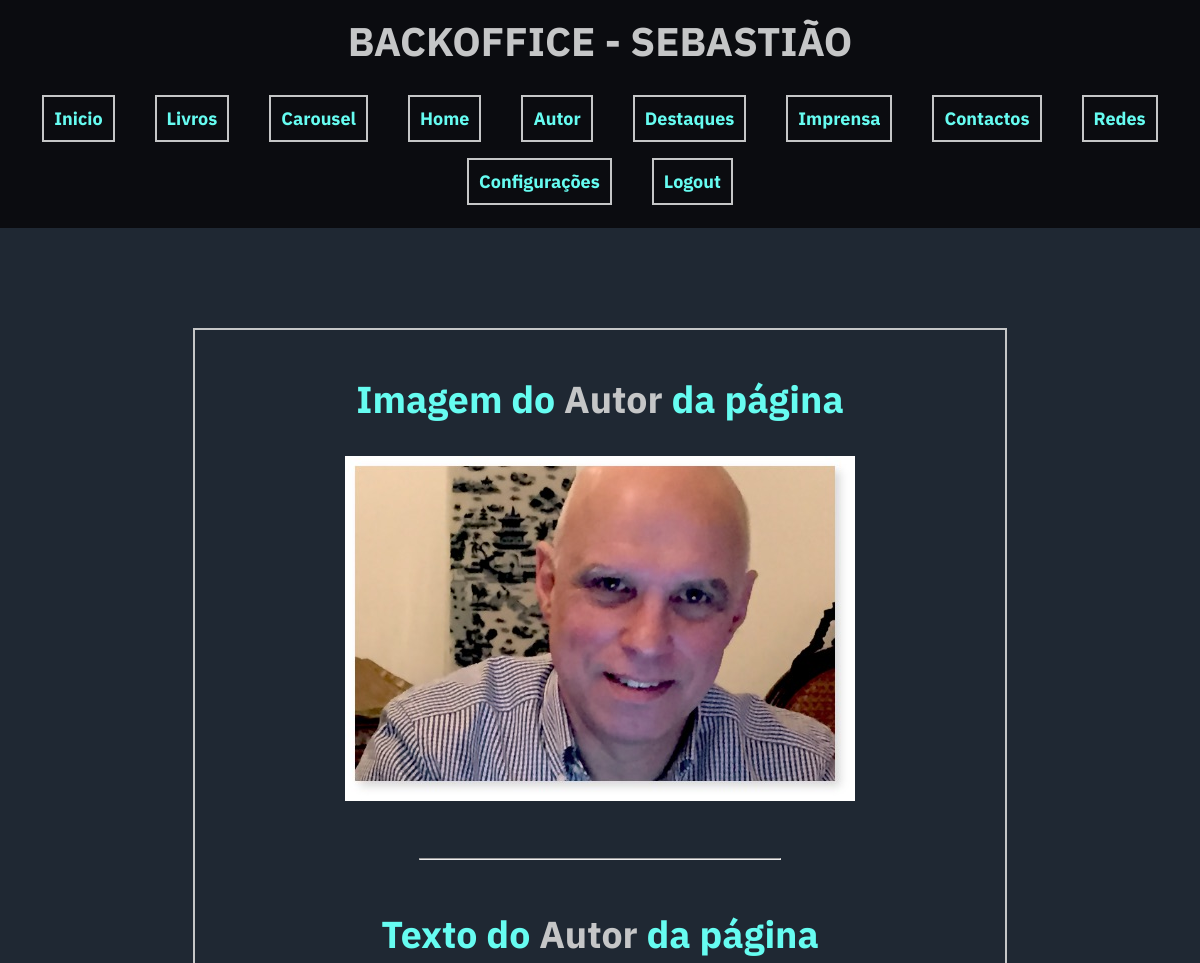
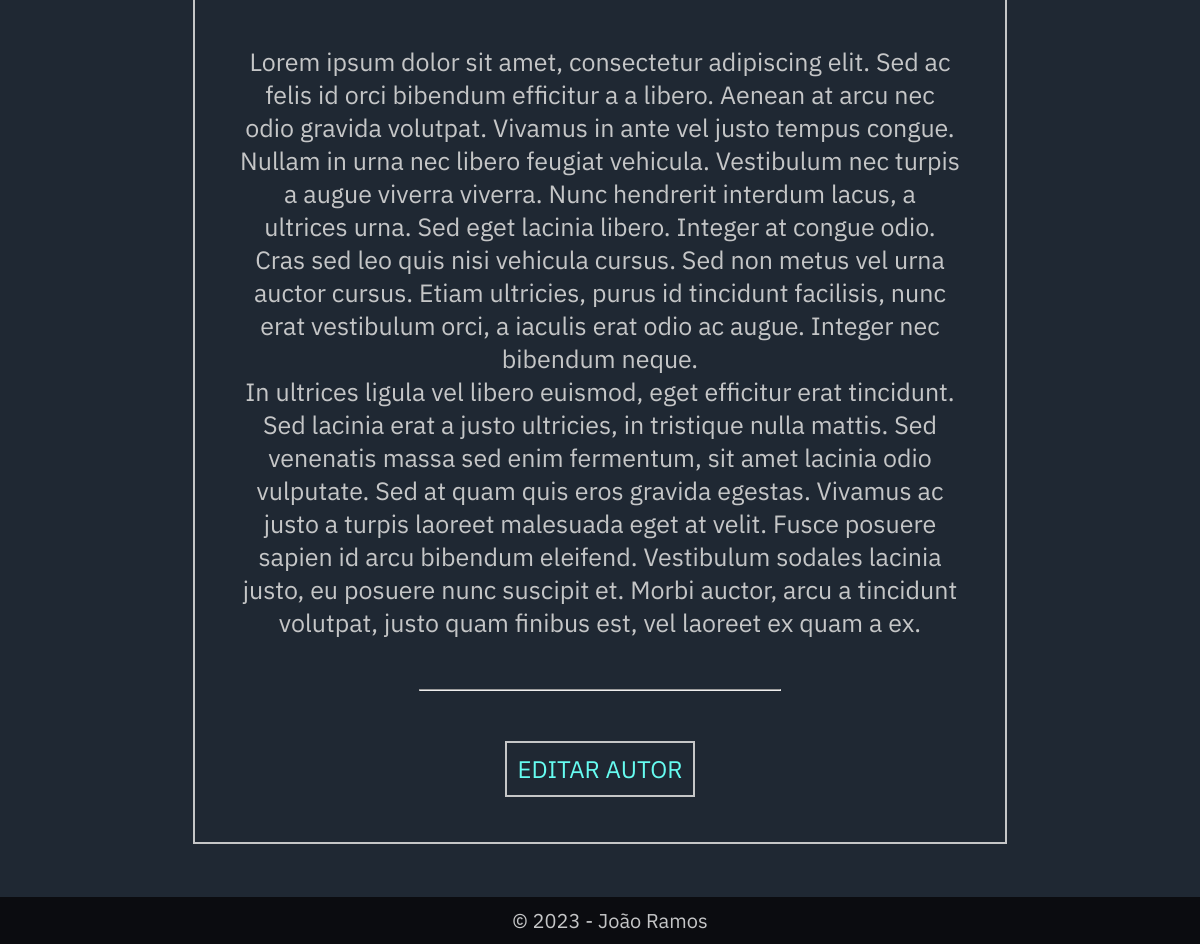
Page /backoffice/editar_autor.php (signed in) on the committed database (2 pictures, top to bottom).
### tables this page shows
CREATE TABLE `autor` (
  `id` int(11) NOT NULL,
  `link_imagem` varchar(1500) NOT NULL,
  `texto_autor` mediumtext NOT NULL,
  `ultima_atualizacao` varchar(250) NOT NULL
);

### backoffice/base_dados.php (called while the page is built, shortened)
<?php
require_once ("config.php");
$pdo = new PDO("mysql:dbname=" . $config["dbname"] . ";host=" . $config["host"], $config["user"], $config["password"]);
function selectSQL($sql){
    global $pdo;
    $query = $pdo->query($sql);
    $result = $query->fetchAll(PDO::FETCH_ASSOC);
    return $result;
}
?>

### backoffice/editar_autor.php (the view, shortened to what this page needs)
<?php
$resultados = selectSQL("SELECT * FROM autor");
?>
<?php require("components/header.php"); ?>
<main>
    <div class="div-css">
        <?php if(!empty($resultados)): ?>
            <?php foreach($resultados as $r): ?>
                <form action="editar_autor_ui.php" method="get">
                    <h2>Imagem do <span style="color: #c5c6c7">Autor</span> da página </h2>
                    <br>
                    <img src="<?= $r["link_imagem"] ?>" alt="imagem_autor">
                    <hr class="hr-backoffice-home">
                    <h2>Texto do <span style="color: #c5c6c7">Autor</span> da página </h2>
                    <p class="ultimos-livros-p"><?= $r["texto_autor"] ?></p>
                    <hr class="hr-backoffice-home">
                    <button class="button-css-large" type="submit">EDITAR AUTOR</button>
                </form>
            <?php endforeach; ?>
        <?php endif; ?>
    </div>
</main>
<?php require("components/footer.php"); ?>

### backoffice/backoffice-style.css (style rules this page uses)
* { font-family: "IBM Plex Sans" !important; padding: 0; margin: 0; }
body { background-color: #1f2833; color: #c5c6c7; }
.div-css { border: 2px solid #c5c6c7; padding: 45px; text-align: center; width: 60%; margin: 100px auto; font-size: 25px; }
.div-css h2 { color: #66fcf1; }
.button-css, .button-css-large { border: 2px solid #c5c6c7; color: #66fcf1; background-color: #1f2833; text-decoration: none; cursor: pointer !important; transition-duration: 0.4s; }
.button-css-large { width: fit-content; padding: 10px; text-transform: uppercase; font-size: 24px; display: block; margin: auto; }
.hr-backoffice-home { width: 50%; margin: 50px auto; }
.ultimos-livros-p { text-align: justify; font-size: 16px; color: #c5c6c7; margin: 50px auto; width: 80%; }

### rows in the picture
autor: link_imagem (picture), texto_autor "Lorem ipsum dolor sit amet, consectetur adipiscing elit. Sed ac felis id orci bibendum efficitur a a libero. Aenean at arcu nec odio gravida volutpat. Vivamus in ante vel justo tempus congue. Nullam in urna nec libero feugiat vehicula. Vestibulum nec turpis a augue viverra viverra. Nunc hendrerit interdum lacus, a ultrices urna. Sed eget lacinia libero. Integer at congue odio. Cras sed leo quis nisi vehicula cursus. Sed non metus vel urna auctor cursus. Etiam ultricies, purus id tincidunt facilisis, nunc erat vestibulum orci, a iaculis erat odio ac augue. Integer nec bibendum neque. In ultrices ligula vel libero euismod, eget efficitur erat tincidunt. Sed lacinia erat a justo ultricies, in…"
